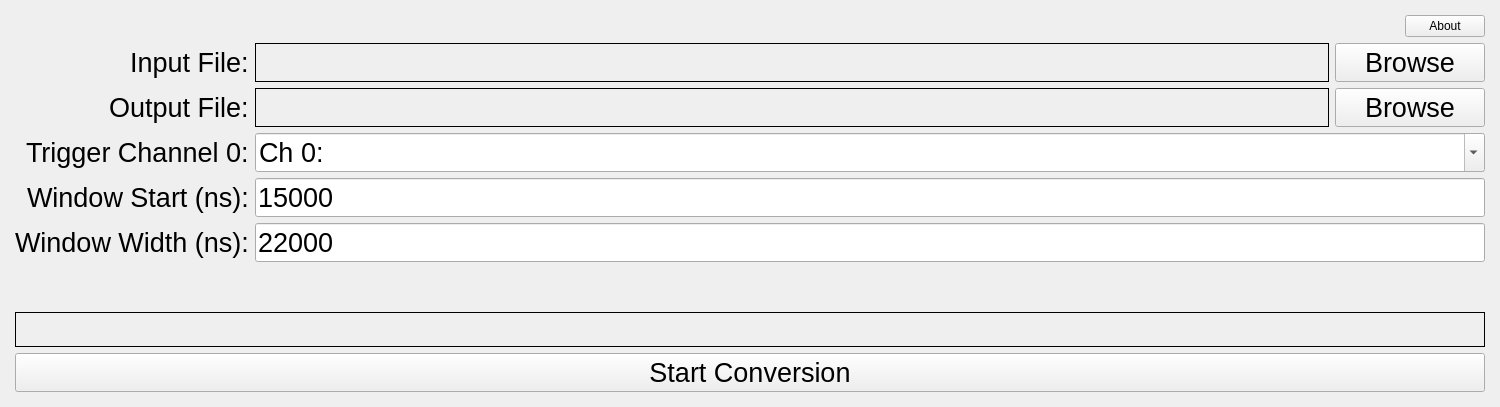
<?xml version="1.0" encoding="UTF-8"?>
<ui version="4.0">
 <class>MainWindow</class>
 <widget class="QMainWindow" name="MainWindow">
  <property name="windowModality">
   <enum>Qt::NonModal</enum>
  </property>
  <property name="geometry">
   <rect>
    <x>0</x>
    <y>0</y>
    <width>1500</width>
    <height>407</height>
   </rect>
  </property>
  <property name="sizePolicy">
   <sizepolicy hsizetype="Fixed" vsizetype="Fixed">
    <horstretch>0</horstretch>
    <verstretch>0</verstretch>
   </sizepolicy>
  </property>
  <property name="minimumSize">
   <size>
    <width>1500</width>
    <height>0</height>
   </size>
  </property>
  <property name="maximumSize">
   <size>
    <width>10000</width>
    <height>407</height>
   </size>
  </property>
  <property name="windowTitle">
   <string>MDPP SCP SRO Offline Software Trigger</string>
  </property>
  <widget class="QWidget" name="centralwidget">
   <property name="maximumSize">
    <size>
     <width>10000</width>
     <height>2000</height>
    </size>
   </property>
   <layout class="QVBoxLayout" name="verticalLayout" stretch="0">
    <property name="spacing">
     <number>6</number>
    </property>
    <property name="sizeConstraint">
     <enum>QLayout::SetMinimumSize</enum>
    </property>
    <property name="leftMargin">
     <number>15</number>
    </property>
    <property name="topMargin">
     <number>15</number>
    </property>
    <property name="rightMargin">
     <number>15</number>
    </property>
    <property name="bottomMargin">
     <number>15</number>
    </property>
    <item>
     <layout class="QVBoxLayout" name="verticalLayout_6">
      <item>
       <layout class="QHBoxLayout" name="horizontalLayout_4">
        <item>
         <spacer name="horizontalSpacer">
          <property name="orientation">
           <enum>Qt::Horizontal</enum>
          </property>
          <property name="sizeHint" stdset="0">
           <size>
            <width>40</width>
            <height>20</height>
           </size>
          </property>
         </spacer>
        </item>
        <item>
         <widget class="QPushButton" name="PB_about">
          <property name="text">
           <string>About</string>
          </property>
         </widget>
        </item>
       </layout>
      </item>
      <item>
       <layout class="QHBoxLayout" name="horizontalLayout_2">
        <property name="sizeConstraint">
         <enum>QLayout::SetMaximumSize</enum>
        </property>
        <item>
         <layout class="QFormLayout" name="formLayout_2">
          <property name="labelAlignment">
           <set>Qt::AlignRight|Qt::AlignTrailing|Qt::AlignVCenter</set>
          </property>
          <item row="0" column="0">
           <widget class="QLabel" name="label">
            <property name="font">
             <font>
              <pointsize>20</pointsize>
             </font>
            </property>
            <property name="layoutDirection">
             <enum>Qt::LeftToRight</enum>
            </property>
            <property name="text">
             <string>Input File:</string>
            </property>
            <property name="alignment">
             <set>Qt::AlignLeading|Qt::AlignLeft|Qt::AlignVCenter</set>
            </property>
           </widget>
          </item>
          <item row="1" column="0">
           <widget class="QLabel" name="label_2">
            <property name="font">
             <font>
              <pointsize>20</pointsize>
             </font>
            </property>
            <property name="text">
             <string>Output File:</string>
            </property>
            <property name="alignment">
             <set>Qt::AlignLeading|Qt::AlignLeft|Qt::AlignVCenter</set>
            </property>
           </widget>
          </item>
          <item row="2" column="0">
           <widget class="QLabel" name="LB_trigCh">
            <property name="font">
             <font>
              <pointsize>20</pointsize>
             </font>
            </property>
            <property name="text">
             <string>Trigger Channel 0:</string>
            </property>
           </widget>
          </item>
          <item row="2" column="1">
           <widget class="QComboBox" name="CB_trigCh">
            <property name="font">
             <font>
              <pointsize>20</pointsize>
             </font>
            </property>
            <property name="editable">
             <bool>true</bool>
            </property>
            <item>
             <property name="text">
              <string>Ch 0:</string>
             </property>
            </item>
            <item>
             <property name="text">
              <string>Ch 1:</string>
             </property>
            </item>
            <item>
             <property name="text">
              <string>Ch 2:</string>
             </property>
            </item>
            <item>
             <property name="text">
              <string>Ch 3:</string>
             </property>
            </item>
            <item>
             <property name="text">
              <string>Ch 4:</string>
             </property>
            </item>
            <item>
             <property name="text">
              <string>Ch 5:</string>
             </property>
            </item>
            <item>
             <property name="text">
              <string>Ch 6:</string>
             </property>
            </item>
            <item>
             <property name="text">
              <string>Ch 7:</string>
             </property>
            </item>
            <item>
             <property name="text">
              <string>Ch 8:</string>
             </property>
            </item>
            <item>
             <property name="text">
              <string>Ch 9:</string>
             </property>
            </item>
            <item>
             <property name="text">
              <string>Ch 10:</string>
             </property>
            </item>
            <item>
             <property name="text">
              <string>Ch 11:</string>
             </property>
            </item>
            <item>
             <property name="text">
              <string>Ch 12:</string>
             </property>
            </item>
            <item>
             <property name="text">
              <string>Ch 13:</string>
             </property>
            </item>
            <item>
             <property name="text">
              <string>Ch 14:</string>
             </property>
            </item>
            <item>
             <property name="text">
              <string>Ch 15:</string>
             </property>
            </item>
            <item>
             <property name="text">
              <string>Ch 16:</string>
             </property>
            </item>
            <item>
             <property name="text">
              <string>Ch 17:</string>
             </property>
            </item>
            <item>
             <property name="text">
              <string>Ch 18:</string>
             </property>
            </item>
            <item>
             <property name="text">
              <string>Ch 19:</string>
             </property>
            </item>
            <item>
             <property name="text">
              <string>Ch 20:</string>
             </property>
            </item>
            <item>
             <property name="text">
              <string>Ch 21:</string>
             </property>
            </item>
            <item>
             <property name="text">
              <string>Ch 22:</string>
             </property>
            </item>
            <item>
             <property name="text">
              <string>Ch 23:</string>
             </property>
            </item>
            <item>
             <property name="text">
              <string>Ch 24:</string>
             </property>
            </item>
            <item>
             <property name="text">
              <string>Ch 25:</string>
             </property>
            </item>
            <item>
             <property name="text">
              <string>Ch 26:</string>
             </property>
            </item>
            <item>
             <property name="text">
              <string>Ch 27:</string>
             </property>
            </item>
            <item>
             <property name="text">
              <string>Ch 28:</string>
             </property>
            </item>
            <item>
             <property name="text">
              <string>Ch 29:</string>
             </property>
            </item>
            <item>
             <property name="text">
              <string>Ch 30:</string>
             </property>
            </item>
            <item>
             <property name="text">
              <string>Ch 31:</string>
             </property>
            </item>
           </widget>
          </item>
          <item row="3" column="0">
           <widget class="QLabel" name="label_4">
            <property name="font">
             <font>
              <pointsize>20</pointsize>
             </font>
            </property>
            <property name="text">
             <string>Window Start (ns):</string>
            </property>
           </widget>
          </item>
          <item row="3" column="1">
           <widget class="QLineEdit" name="LE_WS">
            <property name="font">
             <font>
              <pointsize>20</pointsize>
             </font>
            </property>
            <property name="text">
             <string>15000</string>
            </property>
           </widget>
          </item>
          <item row="4" column="0">
           <widget class="QLabel" name="label_5">
            <property name="font">
             <font>
              <pointsize>20</pointsize>
             </font>
            </property>
            <property name="text">
             <string>Window Width (ns):</string>
            </property>
           </widget>
          </item>
          <item row="4" column="1">
           <widget class="QLineEdit" name="LE_WW">
            <property name="font">
             <font>
              <pointsize>20</pointsize>
             </font>
            </property>
            <property name="text">
             <string>22000</string>
            </property>
           </widget>
          </item>
          <item row="0" column="1">
           <layout class="QHBoxLayout" name="horizontalLayout">
            <item>
             <widget class="QLabel" name="LB_infile">
              <property name="frameShape">
                <enum>QFrame::Box</enum>
              </property>
              <property name="font">
               <font>
                <pointsize>20</pointsize>
               </font>
              </property>
              <property name="wordWrap">
               <bool>false</bool>
              </property>
              <property name="margin">
               <number>1</number>
              </property>
              <property name="text">
               <string/>
              </property>
             </widget>
            </item>
            <item>
             <widget class="QPushButton" name="PB_browseInfile">
              <property name="maximumSize">
               <size>
                <width>150</width>
                <height>16777215</height>
               </size>
              </property>
              <property name="font">
               <font>
                <pointsize>20</pointsize>
               </font>
              </property>
              <property name="text">
               <string>Browse</string>
              </property>
             </widget>
            </item>
           </layout>
          </item>
          <item row="1" column="1">
           <layout class="QHBoxLayout" name="horizontalLayout_3">
            <item>
             <widget class="QLabel" name="LB_outfile">
              <property name="frameShape">
                <enum>QFrame::Box</enum>
              </property>
              <property name="font">
               <font>
                <pointsize>20</pointsize>
               </font>
              </property>
              <property name="wordWrap">
               <bool>false</bool>
              </property>
              <property name="margin">
               <number>1</number>
              </property>
              <property name="text">
               <string/>
              </property>
             </widget>
            </item>
            <item>
             <widget class="QPushButton" name="PB_browseOutfile">
              <property name="maximumSize">
               <size>
                <width>150</width>
                <height>16777215</height>
               </size>
              </property>
              <property name="font">
               <font>
                <pointsize>20</pointsize>
               </font>
              </property>
              <property name="text">
               <string>Browse</string>
              </property>
             </widget>
            </item>
           </layout>
          </item>
         </layout>
        </item>
       </layout>
      </item>
      <item>
       <widget class="QLabel" name="LB_log">
        <property name="sizePolicy">
         <sizepolicy hsizetype="Preferred" vsizetype="Fixed">
          <horstretch>0</horstretch>
          <verstretch>0</verstretch>
         </sizepolicy>
        </property>
        <property name="minimumSize">
         <size>
          <width>0</width>
          <height>35</height>
         </size>
        </property>
        <property name="font">
         <font>
          <pointsize>20</pointsize>
         </font>
        </property>
        <property name="frameShape">
         <enum>QFrame::Box</enum>
        </property>
        <property name="text">
         <string/>
        </property>
        <property name="scaledContents">
         <bool>false</bool>
        </property>
        <property name="alignment">
         <set>Qt::AlignCenter</set>
        </property>
        <property name="wordWrap">
         <bool>false</bool>
        </property>
        <property name="margin">
         <number>1</number>
        </property>
       </widget>
      </item>
      <item>
       <widget class="QPushButton" name="PB_start">
        <property name="font">
         <font>
          <pointsize>20</pointsize>
         </font>
        </property>
        <property name="text">
         <string>Start Conversion</string>
        </property>
       </widget>
      </item>
     </layout>
    </item>
   </layout>
  </widget>
 </widget>
 <resources/>
 <connections/>
</ui>
